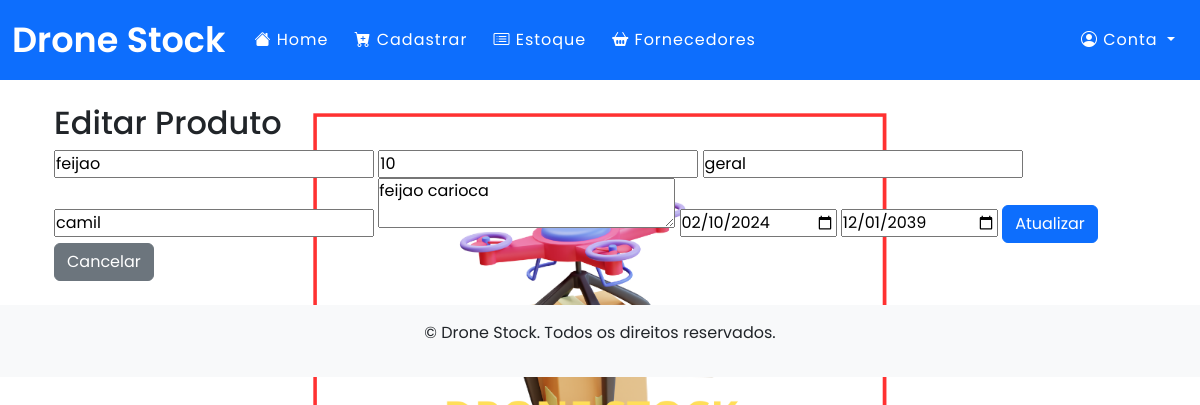
/produto/1/editar/ (signed in), run on the app's committed database.
### app/models.py (models this page shows)
class Produto(db.Model):
    __tablename__ = "produto"
    id = db.Column(db.Integer, primary_key=True, autoincrement=True)
    nome = db.Column(db.String(100), nullable=False)
    quantidade = db.Column(db.Integer, nullable=False)
    categoria = db.Column(db.String(100), nullable=False)
    descricao = db.Column(db.String(500), nullable=True)
    data_de_fabricacao = db.Column(db.DateTime, nullable=True)
    data_de_validade = db.Column(db.DateTime, nullable=True)
    fornecedor = db.Column(db.String(100), nullable=False)
    fornecedoras = db.relationship(
        'Fornecedora',
        secondary=produto_fornecedor,
        backref=db.backref('produtos', lazy='dynamic'),
        lazy='dynamic'
    )

### app/routes.py (the view, shortened to what this page needs)
@app.route('/produto/<int:id>/editar/', methods=["GET", "POST"])
@login_required#permitir açao apos o login
def editar_produto(id):
    produto = Produto.query.get(id)  # Corrigido: usar a classe Produto com "P" maiúsculo
    if not produto:
        flash('Produto não encontrado!', 'error')
        return redirect(url_for('estoque_lista'))  # Redireciona para a lista de estoque se o produto não for encontrado
    return render_template('editar_produto.html', produto=produto)

### app/models.py (called while the page is built)
@login_manager.user_loader
def load_user(user_id):
    return User.query.get(user_id)

### app/templates/editar_produto.html (shortened to what this page needs)
{% extends "base.html" %}
{% block content %}
<div class="container">
  <h2>Editar Produto</h2>
  <form method="POST">
    <input type="text" name="nome" value="{{ produto.nome }}" placeholder="Nome" required>
    <input type="number" name="quantidade" value="{{ produto.quantidade }}" placeholder="Quantidade" required>
    <input type="text" name="categoria" value="{{ produto.categoria }}" placeholder="Categoria" required>
    <input type="text" name="fornecedor" value="{{ produto.fornecedor }}" placeholder="Fornecedor">
    <textarea name="descricao" placeholder="Descrição">{{ produto.descricao }}</textarea>
    <input type="date" name="data_de_fabricacao" value="{{ produto.data_de_fabricacao.strftime('%Y-%m-%d') }}">
    <input type="date" name="data_de_validade" value="{{ produto.data_de_validade.strftime('%Y-%m-%d') }}">
    <button type="submit" class="btn btn-primary">Atualizar</button>
    <a href="{{ url_for('detalhes_produto', id=produto.id) }}" class="btn btn-secondary">Cancelar</a>
  </form>
</div>
{% endblock %}

### app/static/css/custom.css (style rules this page uses)
* { margin: 0; padding: 0; box-sizing: border-box; font-family: 'Poppins', sans-serif; }
body { background-image: url("/static/images/dronestock.png"); background-size: cover; background-position: center; background-repeat: no-repeat; background-attachment: fixed; }

### data on the page
Produto: nome "feijao", quantidade "10", categoria "geral", fornecedor "camil", descricao "feijao carioca", data_de_fabricacao "02/10/2024", data_de_validade "12/01/2039"
